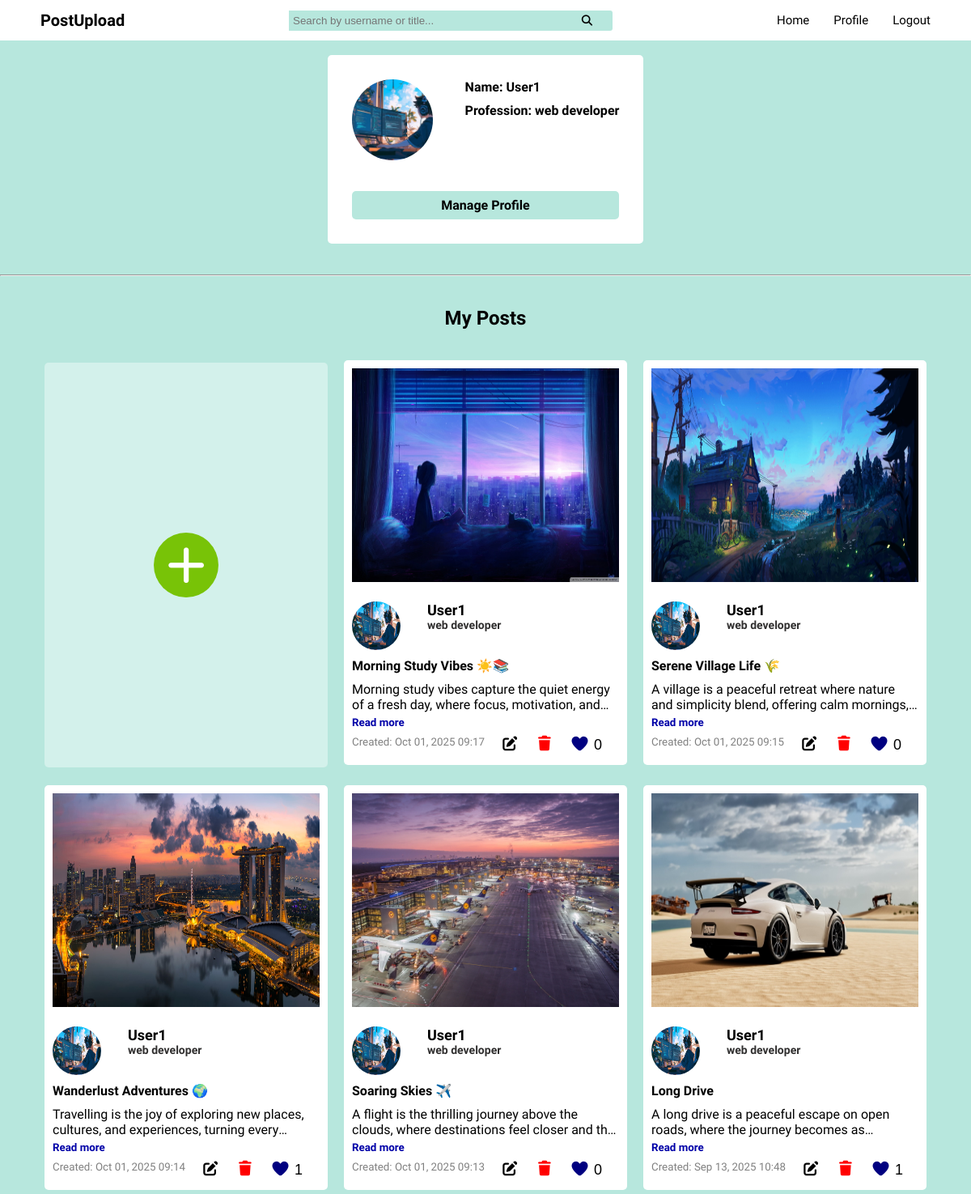
Screenshot of /profile/ (signed in) with the database file from the repository.
### postupload_app/models.py (models this page shows, shortened)
class UserProfile(models.Model):
    user = models.OneToOneField(User, on_delete=models.CASCADE)
    name = models.CharField(max_length=100)
    profession = models.CharField(max_length=100)
    profile_pic = models.ImageField(upload_to="profile_pics/", blank=True, null=True)

class Post(models.Model):
    user = models.ForeignKey(User, on_delete=models.CASCADE)
    title = models.CharField(max_length=200)
    description = models.TextField(blank=True, null=True)
    post_img = models.ImageField(upload_to="post_pics/", blank=True, null=True)
    created_at = models.DateTimeField(auto_now_add=True)
    updated_at = models.DateTimeField(auto_now=True)   # <-- NEW

### postupload_app/views.py (the view, shortened to what this page needs)
# urls.py: path('profile/', views.profile_view, name='profile'),
@login_required(login_url='login')
def profile_view(request):
    profile, created = UserProfile.objects.get_or_create(user=request.user)
    posts = Post.objects.filter(user=request.user).order_by('-created_at')
    for post in posts:
        post.is_liked = post.likes.filter(user=request.user).exists()  # check current user like
    return render(request, "profile.html", {"profile": profile, "posts": posts,  "is_owner": True})

### postupload_app/templates/profile.html (shortened to what this page needs)
{% extends 'layouts/app.html' %}
{% load static %}
{% block css %}
<link rel="stylesheet" href="{% static 'css/profile.css' %}">
{% endblock%}
{% block content %}
<h2 class="profile-heading">Profile Page</h2>
<div class="profile-container">
    <div class="profile-details">
        <div class="details">
            {% if profile.profile_pic %}
            <img class="profile-pic" src="{{ profile.profile_pic.url }}" alt="Profile Picture">
            {% else %}
            <p
                style="border-radius: 50%; background-color: teal; height: 100px; width: 100px; text-align: center;display: flex;align-items: center;justify-content: center;">
                ❕</p>
            {% endif %}
            <div class="name-prof">
                {% if profile.name %}
                <p>Name: {{ profile.name }}</p>
                {% else %}
                <p>{{request.user.username}}</p>
                {% endif %}
                <p>Profession: {{ profile.profession }}</p>
            </div>
        </div>
        <br><br>
        {%if is_owner%}
        <button id="manageProfileBtn">Manage Profile</button>
        {%endif%}
    </div>
</div>
<br>
<br>
<hr>
<br>
<br>
<h2 class="my-posts">My Posts</h2>
<br>
<br>
<div class="posts">
    {%if is_owner%}
    <button id="uploadBtn">
        <p
            style="border-radius: 50%; font-size: 50px;background-color: rgb(120, 195, 7);height: 80px; width: 80px; align-items: center; display: flex;justify-content: center;">
            <i class="fa-solid fa-plus" style="color: #ffffff;"></i>
        </p>
    </button>
    {%endif%}
    {% for post in posts %}
    <div class="card" data-id="{{ post.id }}">
        {% if post.post_img %}
        <img class="post-img" src="{{ post.post_img.url }}" alt="Post Image" style="cursor: pointer;">
        {% endif %}
        <div class="user-details">
            {% if profile.profile_pic %}
            <img class="profile-img" src="{{ profile.profile_pic.url }}">
            {% else %}
            <p
                style="border-radius: 50%; background-color: teal; height: 60px; width: 60px; text-align: center;display: flex;align-items: center;justify-content: center;">
                ❕</p>
            {% endif %}
            <div>
                {%if profile.name and profile.profession%}
                <p style="font-size: 18px;font-weight: 600; font-family: 'quicksand';">{{ profile.name }}</p>
                <p
                    style="font-size: 14px;font-weight: 550; color: rgb(48, 47, 47);font-family: 'quicksand', Courier, monospace;">
                    {{ profile.profession }}</p>
                {%else%}
                <p style="font-size: 18px;font-weight: 600; font-family: 'quicksand';">{{ request.user.username }}
                </p>
                <p
                    style="font-size: 14px;font-weight: 550; color: rgb(48, 47, 47);font-family: 'quicksand', Courier, monospace;">
                    Profession</p>
                {%endif%}
            </div>
        </div>
        <h4 style="margin: 10px 0;" class="post-title">{{ post.title }}</h4>
        <div class="description-container">
            <p class="description">{{ post.description }}</p>
            <button class="read-more-btn">Read more</button>
        </div>
        <div class="action-btn">
            <small style="color: gray;">Created: {{ post.created_at|date:"M d, Y H:i" }}</small>
            {%if is_owner%}
            <button class="edit-btn" data-post-id="{{ post.id }}" data-title="{{ post.title }}"
                data-description="{{ post.description }}">
                <i class="fa-solid fa-pen-to-square"></i>
            </button>
            <button class="del-post-popup-btn" data-post-id="{{ post.id }}">
                <i class="fa-solid fa-trash" style="color: #ff0000;"></i>
            </button>
            {%endif%}
            <button class="like-btn" data-id="{{ post.id }}">
                <i class="fa-solid fa-heart heart-icon {% if post.is_liked %}liked{% endif %}"></i>
                <span class="like-count">{{ post.likes.count }}</span>
            </button>
        </div>
    </div>
    {% endfor %}
</div>
{% endblock %}

### postupload_app/templates/layouts/app.html (shortened to what this page needs)
{% load static %}
<!DOCTYPE html>
<html lang="en">
<head>
    <link rel="stylesheet" href="https://cdnjs.cloudflare.com/ajax/libs/font-awesome/7.0.1/css/all.min.css">
    <link rel="stylesheet" href="{% static 'css/base.css' %}">
    {% block css %}
    {% endblock %}
</head>
<body>
    <nav class="navbar">
        <a class="logo" href="{% url 'dashboard' %}">PostUpload</a>
        <form method="get" action="{% url 'search' %}" class="search-form">
            <input type="text" class="search-inp" name="q" placeholder="Search by username or title..." required>
            <button type="submit"><i class="fa-solid fa-magnifying-glass"></i></button>
        </form>
        <div class="action-links">
            <a href="{% url 'dashboard' %}">Home</a>
            <a href="{% url 'profile' %}">Profile</a>
            <a href="{% url 'logout' %}">Logout</a>
        </div>
    </nav>
    {% block content %}
    {% endblock %}
</body>
</html>

### postupload_app/static/css/base.css (style rules this page uses)
* { margin: 0; padding: 0; box-sizing: border-box; }
body { background-color: #b7e7dd; font-family: 'quicksand'; }
.navbar { height: 50px; width: 100%; background-color: white; display: flex; justify-content: space-between; align-items: center; padding: 0px 50px; position: fixed; top: 0; left: 0; }
.navbar a { text-decoration: none; color: black; }
.action-links { display: flex; gap: 30px; font-size: 15px; font-weight: 450; }
.logo { font-size: 20px; font-weight: 600; }
.search-inp { background-color: #b7e7dd; border: none; outline: none; padding: 5px; width: 89%; }

### postupload_app/static/css/profile.css (style rules this page uses)
.profile-heading { text-align: center; width: 100%; margin: 20px 0; }
.profile-container { display: flex; justify-content: center; align-items: center; width: 100%; }
.profile-details { display: flex; flex-direction: column; background-color: white; padding: 30px; border-radius: 5px; }
.profile-details .details { display: flex; gap: 40px; }
.details .name-prof { display: flex; flex-direction: column; gap: 10px; }
.profile-details .profile-pic { border-radius: 50%; height: 100px; width: 100px; object-fit: cover; }
#manageProfileBtn { background-color: #b7e7dd; border: none; outline: none; border-radius: 5px; padding: 8px 0; font-size: 16px; font-family: 'quicksand'; font-weight: 600; }
.details .name-prof { font-weight: 600; }
.my-posts { display: block; text-align: center; ; }
.card { height: 500px; background-color: white; padding: 10px; border-radius: 5px; margin-bottom: 5px; }
#uploadBtn { height: 500px; background-color: rgba(255, 255, 255, 0.388); padding: 10px; border-radius: 5px; border: none; outline: none; display: flex; justify-content: center; align-items: center; }
.card .post-img { width: 100%; height: 55%; margin-bottom: 20px; }
.posts { display: grid; grid-template-columns: repeat(auto-fit, minmax(300px, 350px)); padding: 0 10px; gap: 20px; justify-content: center; align-items: center; }
.description-container { height: 14%; }
.description { display: -webkit-box; display: box; -webkit-box-orient: vertical; box-orient: vertical; -webkit-line-clamp: 2; line-clamp: 2; overflow: hidden; text-overflow: ellipsis; margin-bottom: 2px; }
.read-more-btn { color: rgb(0, 0, 168); background: none; border: none; cursor: pointer; padding: 0; font-family: 'quicksand', Courier, monospace; font-weight: 600; }
.card .profile-img { height: 60px; width: 60px; border-radius: 50%; }
.user-details { display: flex; gap: 10%; }
.heart-icon { font-size: 20px; color: navy; transition: color 0.3s; }

### rows the page displays
UserProfile: profile_pic (picture), name "User1", profession "web developer"
Post: post_img (picture), profile_pic (picture), title "Morning Study Vibes ☀️📚", description "Morning study vibes capture the quiet energy of a fresh day, where focus, motivation,…", created_at "Oct 01, 2025 09:17", likes.count "0"
Post: post_img (picture), profile_pic (picture), title "Serene Village Life 🌾", description "A village is a peaceful retreat where nature and simplicity blend, offering calm…", created_at "Oct 01, 2025 09:15", likes.count "0"
Post: post_img (picture), profile_pic (picture), title "Wanderlust Adventures 🌍", description "Travelling is the joy of exploring new places, cultures, and experiences, turning…", created_at "Oct 01, 2025 09:14", likes.count "1"
Post: post_img (picture), profile_pic (picture), title "Soaring Skies ✈️", description "A flight is the thrilling journey above the clouds, where destinations feel closer and…", created_at "Oct 01, 2025 09:13", likes.count "0"
Post: post_img (picture), profile_pic (picture), title "Long Drive", description "A long drive is a peaceful escape on open roads, where the journey becomes…", created_at "Sep 13, 2025 10:48", likes.count "1"
